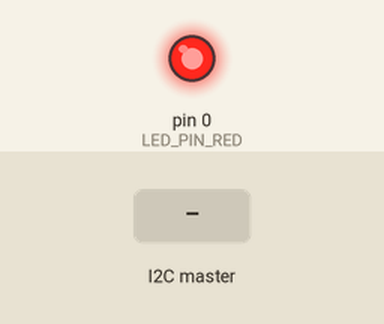
The sketch below on a simulated Arduino Uno, built with avr-gcc and run on an emulated ATmega328P. On the bench: output pins drawn as LEDs (lit = HIGH). The test bench sets the inputs (shaded band).

Above: at 1.2 s.
1.3 s: the I2C master sends the byte 1
At 1.6 s:
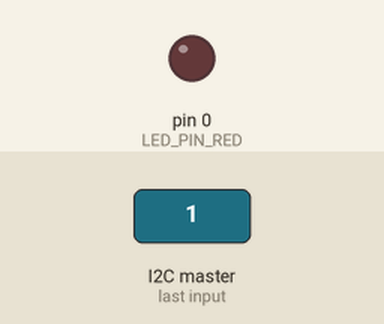
Timing chart, 0 to 4.3 s (numbered marks = the images above; inputs shaded):
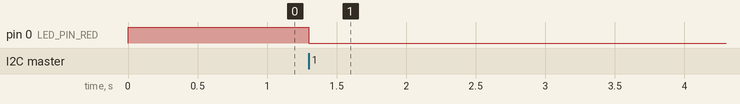

The sketch:

ArduinoMain_c.ino
```cpp
/*
 * Arduino LED Controller
 *
 * Byte | Data
 * 1 : Red Value (0 to 255)
 * 2 : Green Value (0 to 255)
 * 3 : Blue Value (0 to 255)
 * 4 : Mode Value (1-Normal,2-Blink)
 * 5 : (optional) Blink Duration bits 16-9
 * 6 : (optional) Blink Duration bits 8-1
 */

#include <Wire.h>

const byte I2C_ADDRESS = 21;
const int LED_PIN_RED = 0;
const int LED_PIN_GREEN = 0;
const int LED_PIN_BLUE = 0;

const byte LED_MODE_NONE = 0;
const byte LED_MODE_BLINK = 1;

byte ledMode = 0;
byte ledR = 255;
byte ledG = 255;
byte ledB = 255;
unsigned int ledDelay = 0;
unsigned long prevTime = 0;

void setup() {
  Wire.begin(I2C_ADDRESS);
  Wire.onReceive(recieveEvent);
  prevTime = millis();
}

void loop() {
  switch (ledMode) {
    case LED_MODE_NONE:
      analogWrite(LED_PIN_RED, ledR);
      analogWrite(LED_PIN_GREEN, ledG);
      analogWrite(LED_PIN_BLUE, ledB);
      break;
    case LED_MODE_BLINK:
      if (millis() - prevTime >= ledDelay) {
//             <---------------------------------------------------------
      }
      break;
  }

  delay(50);
}

void recieveEvent(int a) {
  if (a >= 4) {
    ledR = Wire.read();
    ledG = Wire.read();
    ledB = Wire.read();
    byte m = Wire.read();
    if (m == LED_MODE_BLINK) {
      byte a = Wire.read();
      byte b = Wire.read();
      unsigned int d = a << 8 || b;
      ledMode = m;
      ledDelay = d;
    } else {
      ledMode = LED_MODE_NONE;
    }
  } else {
    ledR = 255;
    ledG = 0;
    ledB = 0;
    ledMode = LED_MODE_NONE;
  }
}
```

Measured:
- after the input at 1.3 s, pin 0 (LED_PIN_RED): HIGH → LOW at once
